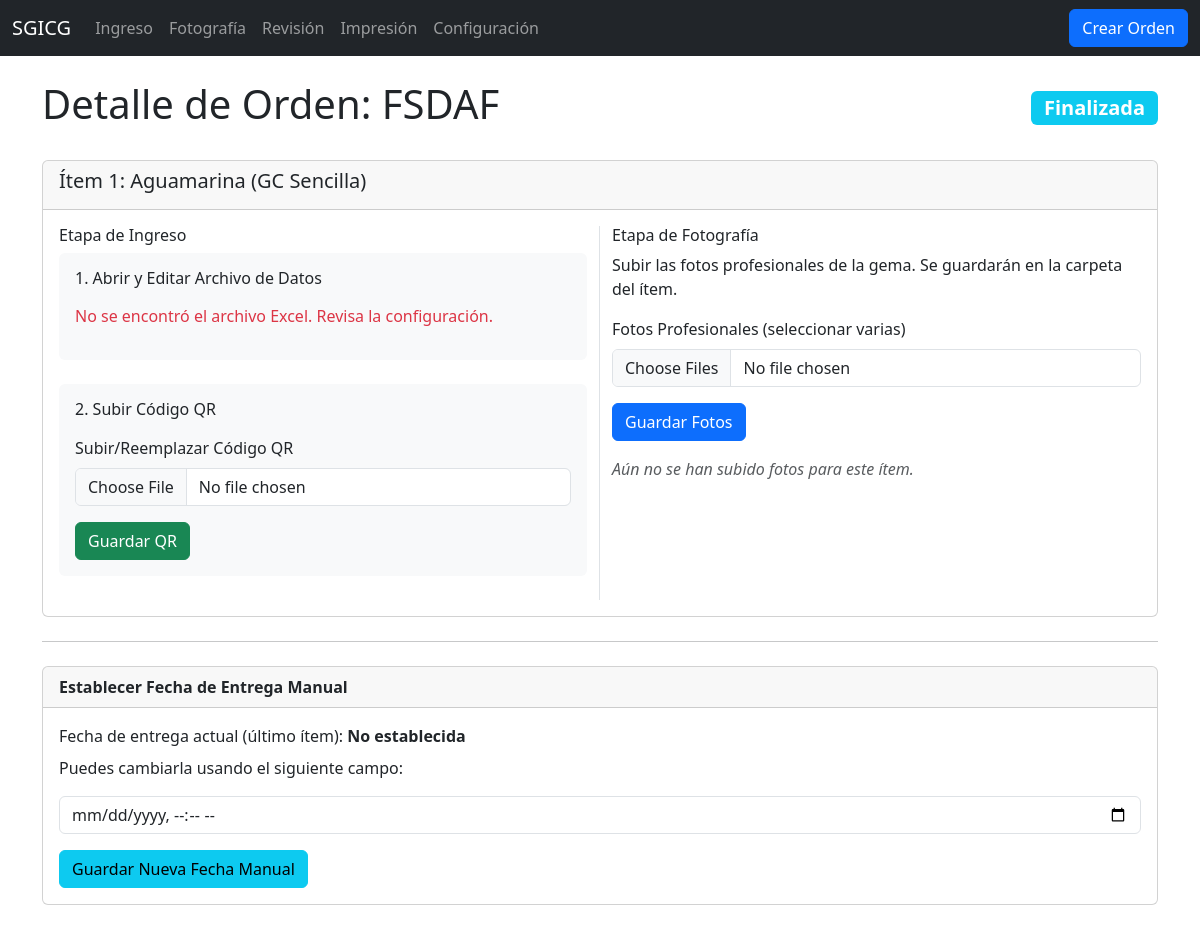
/orden/2/, run on the app's committed database.
### certificacion/models.py (models this page shows, shortened)
class Orden(models.Model):
    ETAPAS = [
        ('INGRESO', 'Ingreso'),
        ('FOTOGRAFIA', 'Fotografía'),
        ('REVISION', 'Revisión'),
        ('IMPRESION', 'Impresión'),
        ('FINALIZADA', 'Finalizada')
    ]
    numero_orden_facturacion = models.CharField(
        max_length=100,
        unique=True,
        verbose_name="Número de Orden (Facturación)",
        db_index=True
    )
    estado_actual = models.CharField(
        max_length=20,
        choices=ETAPAS,
        default='INGRESO',
        db_index=True
    )
    fecha_creacion = models.DateTimeField(auto_now_add=True, db_index=True)
    fecha_cierre = models.DateTimeField(blank=True, null=True)
    class Meta:
        ordering = ['-fecha_creacion']
        indexes = [
            models.Index(fields=['estado_actual', 'fecha_creacion']),
        ]

class Item(models.Model):
    TIPO_CERT_CHOICES = [
        ('GC_SENCILLA', 'GC Sencilla'),
        ('GC_COMPLETA', 'GC Completa'),
        ('ESCRITO', 'Escrito'),
        ('DIAMANTE', 'Diamante')
    ]
    QUE_ES_CHOICES = [
        ('JOYA', 'Joya'),
        ('LOTE', 'Lote de Gemas'),
        ('PIEDRA', 'Piedra(s) Suelta(s)'),
        ('VERBAL_A_GC', 'Verbal a GC'),
        ('REIMPRESION', 'Reimpresión')
    ]
    TIPO_JOYA_CHOICES = [
        ('ANILLO', 'Anillo'),
        ('DIJE', 'Dije'),
        ('TOPOS', 'Topos'),
        ('PULSERA', 'Pulsera'),
        ('PULSERA_TENIS', 'Pulsera Tenis'),
        ('SET', 'Set')
    ]
    METAL_CHOICES = [
        ('ORO', 'Oro'),
        ('ORO_AMARILLO', 'Oro Amarillo'),
        ('ORO_ROSA', 'Oro Rosa'),
        ('PLATA', 'Plata'),
        ('BLANCO', 'Blanco'),
        ('ROSA', 'Rosa'),
        ('NEGRO', 'Negro')
    ]
    orden = models.ForeignKey(Orden, related_name='items', on_delete=models.CASCADE)
    numero_item = models.PositiveIntegerField()
    fecha_limite_etapa = models.DateTimeField(blank=True, null=True, db_index=True)
    tipo_certificado = models.CharField(
        max_length=15,
        choices=TIPO_CERT_CHOICES,
        default='GC_SENCILLA'
    )
    que_es = models.CharField(max_length=15, choices=QUE_ES_CHOICES, default='JOYA')
    codigo_referencia = models.CharField(max_length=100, blank=True, null=True)
    tipo_joya = models.CharField(
        max_length=15,
        choices=TIPO_JOYA_CHOICES,
        blank=True,
        null=True
    )
    metal = models.CharField(max_length=15, choices=METAL_CHOICES, blank=True, null=True)
    cantidad_gemas = models.PositiveIntegerField(blank=True, null=True, default=1)
    componentes_set = models.CharField(max_length=255, blank=True, null=True)
    gema_principal = models.CharField(max_length=100, blank=True, null=True)
    forma_gema = models.CharField(max_length=100, default='Ninguno')
    peso_gema = models.DecimalField(
        max_digits=7,
        decimal_places=2,
        blank=True,
        null=True
    )
    comentarios = models.TextField(blank=True, null=True)
    nombre_excel = models.CharField(max_length=255, blank=True, null=True)
    qr_cargado = models.ImageField(upload_to=get_qr_upload_path, blank=True, null=True)
    texto_para_copiar = models.TextField(blank=True, null=True, help_text="Texto formateado con todos los datos del ítem")
    class Meta:
        ordering = ['numero_item']
        unique_together = ['orden', 'numero_item']
        indexes = [
            models.Index(fields=['orden', 'fecha_limite_etapa']),
        ]
    @property
    def unc_path_excel(self):
        if self.nombre_excel:
            orden_folder = f"ORDEN-{self.orden.id:04d}"
            item_folder = f"ITEM-{self.numero_item}"
            full_local_path = Path(settings.MEDIA_ROOT) / orden_folder / item_folder / self.nombre_excel
            return 'file:///' + full_local_path.as_posix()
        return None

### certificacion/views.py (the view, shortened to what this page needs)
# urls.py: path('orden/<int:orden_id>/', views.detalle_orden, name='detalle_orden'),
def detalle_orden(request, orden_id):
    try:
        orden = get_object_or_404(
            Orden.objects.prefetch_related('items__fotos'),
            id=orden_id
        )
        ultimo_item = orden.items.order_by('fecha_limite_etapa').last()
        initial_date = ultimo_item.fecha_limite_etapa if ultimo_item else None
        form = ManualDateForm(initial={'fecha_entrega_manual': initial_date})
        context = {'orden': orden, 'form': form}
        return render(request, 'detalle_orden.html', context)
    except Exception as e:
        logger.error(f"Error en detalle de orden {orden_id}: {str(e)}")
        messages.error(request, "Error al cargar el detalle de la orden")
        return redirect('dashboard')

### certificacion/forms.py
class ManualDateForm(forms.Form):
    fecha_entrega_manual = forms.DateTimeField(
        widget=forms.DateTimeInput(attrs={'type': 'datetime-local', 'class': 'form-control'}),
        label="Fecha de Entrega Manual"
    )

### templates/detalle_orden.html (shortened to what this page needs)
{% extends "base.html" %}
{% block content %}
<div class="d-flex justify-content-between align-items-center mb-4">
    <h1>Detalle de Orden: {{ orden.numero_orden_facturacion }}</h1>
    <span class="badge bg-info fs-5">{{ orden.get_estado_actual_display }}</span>
</div>
<div class="row g-4">
{% for item in orden.items.all %}
    <div class="col-md-12">
        <div class="card">
            <div class="card-header">
                <h5>Ítem {{ item.numero_item }}: {{ item.gema_principal }} ({{ item.get_tipo_certificado_display }})</h5>
            </div>
            <div class="card-body">
                <div class="row">
                    <div class="col-md-6 border-end">
                        <h6>Etapa de Ingreso</h6>
                        <div class="mb-4 p-3 bg-light rounded">
                            <h6 class="mb-3">1. Abrir y Editar Archivo de Datos</h6>
                            {% if item.unc_path_excel %}
                                <a href="{{ item.unc_path_excel }}" class="btn btn-primary" target="_blank">
                                    Abrir Excel desde la Red
                                </a>
                                <div class="form-text mt-2">
                                    Recuerda guardar los cambios (Ctrl+S) en Excel para que se actualice en el servidor.
                                </div>
                            {% else %}
                                <p class="text-danger">No se encontró el archivo Excel. Revisa la configuración.</p>
                            {% endif %}
                        </div>
                        <div class="mb-4 p-3 bg-light rounded">
                            <h6 class="mb-3">2. Subir Código QR</h6>
                            <form method="POST" enctype="multipart/form-data">
                                <div class="mb-3">
                                    <label for="qr_code_{{ item.id }}" class="form-label">Subir/Reemplazar Código QR</label>
                                    <input class="form-control" type="file" name="qr_code" id="qr_code_{{ item.id }}" accept="image/*">
                                </div>
                                <button type="submit" name="subir_ingreso" class="btn btn-success">Guardar QR</button>
                            </form>
                        </div>
                    </div>
                    <div class="col-md-6">
                        <h6>Etapa de Fotografía</h6>
                        <p>Subir las fotos profesionales de la gema. Se guardarán en la carpeta del ítem.</p>
                        <form method="POST" enctype="multipart/form-data">
                            <div class="mb-3">
                                <label for="fotos_{{ item.id }}" class="form-label">Fotos Profesionales (seleccionar varias)</label>
                                <input class="form-control" type="file" name="fotos_profesionales" id="fotos_{{ item.id }}" multiple>
                            </div>
                            <button type="submit" name="subir_fotos" class="btn btn-primary">Guardar Fotos</button>
                        </form>
                        <div class="mt-3 row">
                            {% for foto in item.fotos.all %}
                            <div class="col-3 mb-3">
                                <a href="{{ foto.imagen.url }}" target="_blank">
                                    <img src="{{ foto.imagen.url }}" class="img-thumbnail" alt="Foto de {{ item.gema_principal }}">
                                </a>
                            </div>
                            {% empty %}
                            <p class="text-muted fst-italic">Aún no se han subido fotos para este ítem.</p>
                            {% endfor %}
                        </div>
                    </div>
                </div>
            </div>
        </div>
    </div>
{% endfor %}
</div>
<hr class="my-4">
<div class="card">
    <div class="card-header">
        <strong>Establecer Fecha de Entrega Manual</strong>
    </div>
    <div class="card-body">
        <form method="post" action="{% url 'set_manual_date' orden.id %}">
            <div class="mb-3">
                <label for="id_fecha_entrega_manual" class="form-label">
                    Fecha de entrega actual (último ítem):
                    <strong>
                        {% if orden.items.last.fecha_limite_etapa %}
                            {{ orden.items.last.fecha_limite_etapa|date:"Y-m-d H:i" }}
                        {% else %}
                            No establecida
                        {% endif %}
                    </strong>
                </label>
                <p>Puedes cambiarla usando el siguiente campo:</p>
                {{ form.fecha_entrega_manual }}
            </div>
            <button type="submit" class="btn btn-info">Guardar Nueva Fecha Manual</button>
        </form>
    </div>
</div>
{% endblock %}

### data on the page
Orden: numero_orden_facturacion "FSDAF", estado_actual "Finalizada"
Item: numero_item "1", gema_principal "Aguamarina", tipo_certificado "GC Sencilla", shows "No se encontró el archivo Excel. Revisa la configuración."
